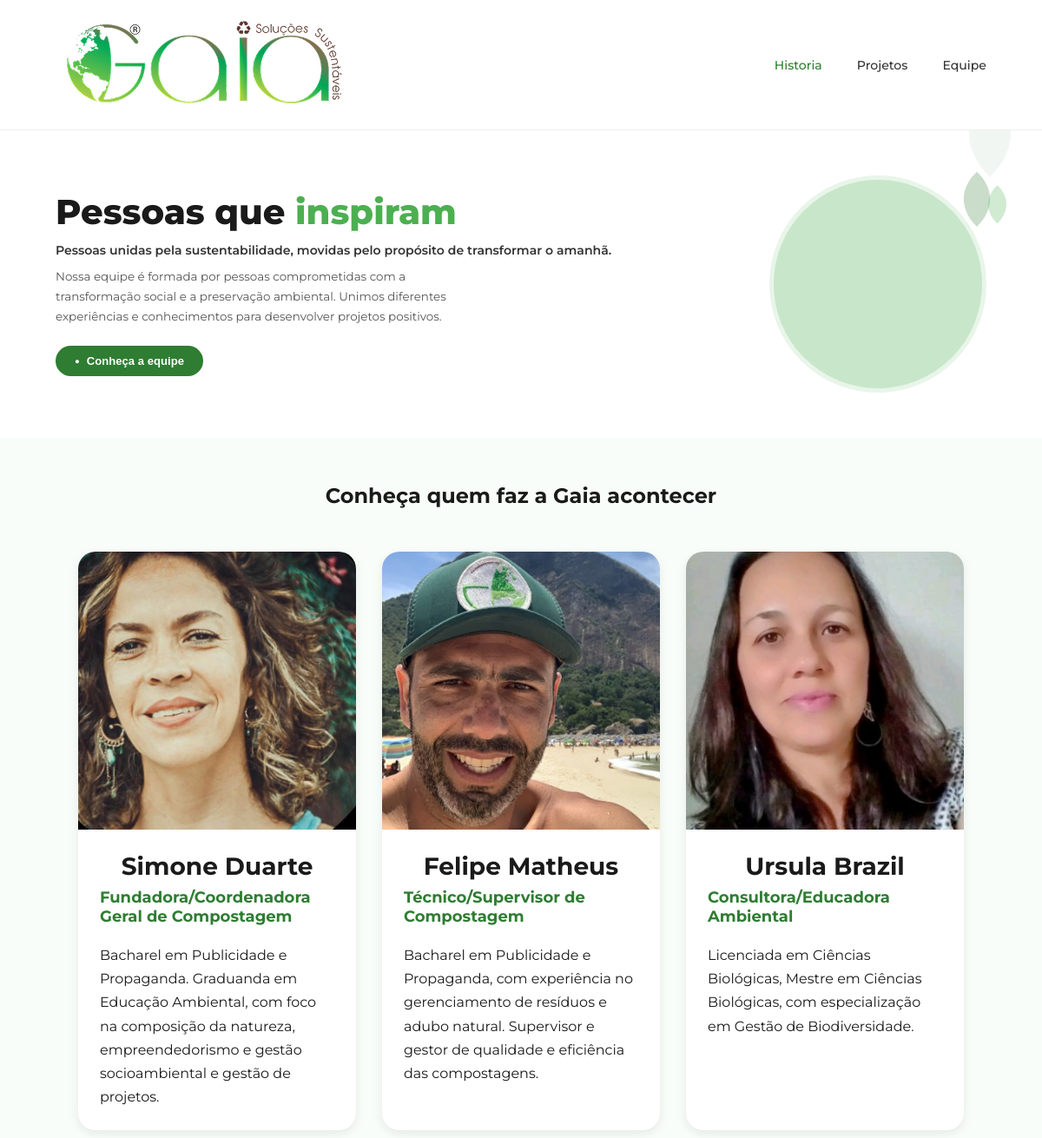
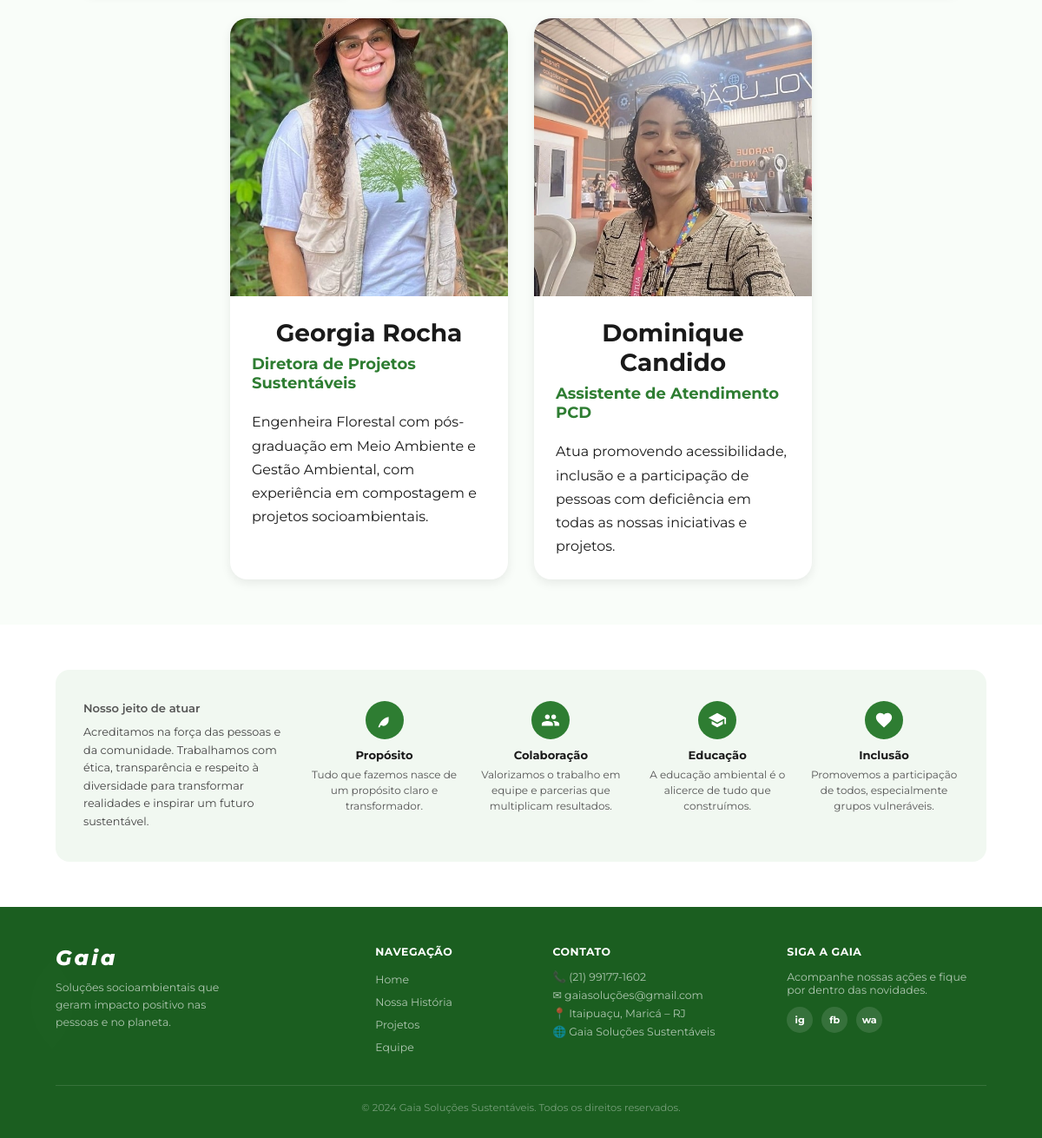
Page /equipe/ on the committed database (2 pictures, top to bottom).
### app/models.py (models this page shows, shortened)
class MembrosEquipe(models.Model):
    nome=models.CharField(max_length=100)
    cargo=models.CharField(max_length=100)
    descricao = models.TextField()
    foto = models.ImageField(upload_to='equipe/')

### app/views.py (the view)
# urls.py: path('equipe/',views.equipe,name='Equipe'),
def equipe(request):
    integrantes = MembrosEquipe.objects.all()
    return render(request,
                  'equipe.html',
                  {'integrantes' : integrantes})

### app/templates/equipe.html (shortened to what this page needs)
{% load static %}
<!DOCTYPE html>
<html lang="pt-BR">
<head>
  <link rel="stylesheet" href="{% static 'css/equipe.css' %}?v=999"/>
</head>
<body>
<nav>
  <img src="{% static 'Imagens/GAIA LOGO.png' %}" alt="Equipe Gaia" onerror="this.style.display='none'"/>
  <ul>
    <li><a href="/" class="ativo">Historia</a></li>
    <li><a href="/Apresentação/">Projetos</a></li>
    <li><a href="/equipe/">Equipe</a></li>
  </ul>
</nav>
<section class="hero">
  <div class="hero-left">
    <h1>Pessoas que <span>inspiram</span></h1>
    <p class="subtitulo">Pessoas unidas pela sustentabilidade, movidas pelo propósito de transformar o amanhã.</p>
    <p class="descricao">Nossa equipe é formada por pessoas comprometidas com a transformação social e a preservação ambiental. Unimos diferentes experiências e conhecimentos para desenvolver projetos positivos.</p>
    <button class="btn-verde">Conheça a equipe</button>
  </div>
  <div class="hero-right">
    <div class="hero-circle">
    </div>
    <svg class="leaf-deco" style="right:-14px;top:-6px;width:50px" viewBox="0 0 60 80">
      <path d="M30 2 C10 20 2 50 30 78 C58 50 50 20 30 2Z" fill="#2e7d32"/>
    </svg>
    <svg class="leaf-deco" style="right:-30px;top:10px;width:35px" viewBox="0 0 60 80">
      <path d="M30 2 C10 20 2 50 30 78 C58 50 50 20 30 2Z" fill="#4caf50"/>
    </svg>
  </div>
</section>
<section class="secao-equipe">
  <svg style="position:absolute;left:20px;bottom:100px;width:80px;opacity:0.06" viewBox="0 0 60 80">
    <path d="M30 2 C10 20 2 50 30 78 C58 50 50 20 30 2Z" fill="#2e7d32"/>
  </svg>
  <svg style="position:absolute;right:20px;top:100px;width:80px;opacity:0.06" viewBox="0 0 60 80">
    <path d="M30 2 C10 20 2 50 30 78 C58 50 50 20 30 2Z" fill="#2e7d32"/>
  </svg>
  <h2>Conheça quem faz a Gaia acontecer</h2>
  <div class="grid-equipe">
    {% for integrante in integrantes %}
    <div class="card-membro">
      {% if integrante.foto %}
      <img src="{{ integrante.foto.url }}"
           alt="{{ integrante.nome }}"
           class="membro-foto"
      >
      {% endif %}
      <div class="conteudo-membro">
        <h2>{{ integrante.nome }}</h2>
        <h3>{{ integrante.cargo }}</h3>
        <p>{{ integrante.descricao }}</p>
      </div>
    </div>
    {% endfor %}
  </div>
</section>
<section class="jeito-section">
  <div class="jeito-inner">
    <div class="jeito-intro">
      <h3>Nosso jeito de atuar</h3>
      <p>Acreditamos na força das pessoas e da comunidade. Trabalhamos com ética, transparência e respeito à diversidade para transformar realidades e inspirar um futuro sustentável.</p>
    </div>
    <div class="jeito-card">
      <div class="jeito-icon">
        <svg viewBox="0 0 24 24"><path d="M17 8C8 10 5.9 16.17 3.82 21H5.8c.38-.95.8-1.9 1.3-2.85.5.28 1.03.54 1.58.77C12 20.6 17 17 17 12V8z"/></svg>
      </div>
      <h4>Propósito</h4>
      <p>Tudo que fazemos nasce de um propósito claro e transformador.</p>
    </div>
    <div class="jeito-card">
      <div class="jeito-icon">
      </div>
      <h4>Colaboração</h4>
      <p>Valorizamos o trabalho em equipe e parcerias que multiplicam resultados.</p>
    </div>
    <div class="jeito-card">
      <div class="jeito-icon">
        <svg viewBox="0 0 24 24"><path d="M5 13.18v4L12 21l7-3.82v-4L12 17l-7-3.82zM12 3L1 9l11 6 9-4.91V17h2V9L12 3z"/></svg>
      </div>
      <h4>Educação</h4>
      <p>A educação ambiental é o alicerce de tudo que construímos.</p>
    </div>
    <div class="jeito-card">
      <div class="jeito-icon">
        <svg viewBox="0 0 24 24"><path d="M12 21.35l-1.45-1.32C5.4 15.36 2 12.28 2 8.5 2 5.42 4.42 3 7.5 3c1.74 0 3.41.81 4.5 2.09C13.09 3.81 14.76 3 16.5 3 19.58 3 22 5.42 22 8.5c0 3.78-3.4 6.86-8.55 11.54L12 21.35z"/></svg>
      </div>
      <h4>Inclusão</h4>
      <p>Promovemos a participação de todos, especialmente grupos vulneráveis.</p>
    </div>
  </div>
</section>
<footer>
  <div class="footer-inner">
    <div class="footer-brand">
      <div class="f-logo">Gaia</div>
      <p>Soluções socioambientais que geram impacto positivo nas pessoas e no planeta.</p>
    </div>
    <div class="footer-col">
      <h5>Navegação</h5>
      <ul>
        <li><a href="#">Home</a></li>
        <li><a href="historia.html">Nossa História</a></li>
        <li><a href="projetos.html">Projetos</a></li>
        <li><a href="equipe.html">Equipe</a></li>
      </ul>
    </div>
    <div class="footer-col">
      <h5>Contato</h5>
      <p>📞 (21) 99177-1602</p>
      <p>✉ gaiasoluções@gmail.com</p>
      <p>📍 Itaipuaçu, Maricá – RJ</p>
      <p>🌐 Gaia Soluções Sustentáveis</p>
    </div>
    <div class="footer-col">
      <h5>Siga a Gaia</h5>
      <p>Acompanhe nossas ações e fique por dentro das novidades.</p>
      <div class="footer-social">
        <a href="#">ig</a>
        <a href="#">fb</a>
        <a href="#">wa</a>
      </div>
    </div>
  </div>
  <div class="footer-bottom">© 2024 Gaia Soluções Sustentáveis. Todos os direitos reservados.</div>
</footer>
</body>
</html>

### rows in the picture
MembrosEquipe: foto (picture), nome "Simone Duarte", cargo "Fundadora/Coordenadora Geral de Compostagem", descricao "Bacharel em Publicidade e Propaganda. Graduanda em Educação Ambiental, com foco na composição da natureza, empreendedorismo e gestão socioambiental e gestão de projetos."
MembrosEquipe: foto (picture), nome "Felipe Matheus", cargo "Técnico/Supervisor de Compostagem", descricao "Bacharel em Publicidade e Propaganda, com experiência no gerenciamento de resíduos e adubo natural. Supervisor e gestor de qualidade e eficiência das compostagens."
MembrosEquipe: foto (picture), nome "Ursula Brazil", cargo "Consultora/Educadora Ambiental", descricao "Licenciada em Ciências Biológicas, Mestre em Ciências Biológicas, com especialização em Gestão de Biodiversidade."
MembrosEquipe: foto (picture), nome "Georgia Rocha", cargo "Diretora de Projetos Sustentáveis", descricao "Engenheira Florestal com pós-graduação em Meio Ambiente e Gestão Ambiental, com experiência em compostagem e projetos socioambientais."
MembrosEquipe: foto (picture), nome "Dominique Candido", cargo "Assistente de Atendimento PCD", descricao "Atua promovendo acessibilidade, inclusão e a participação de pessoas com deficiência em todas as nossas iniciativas e projetos."
